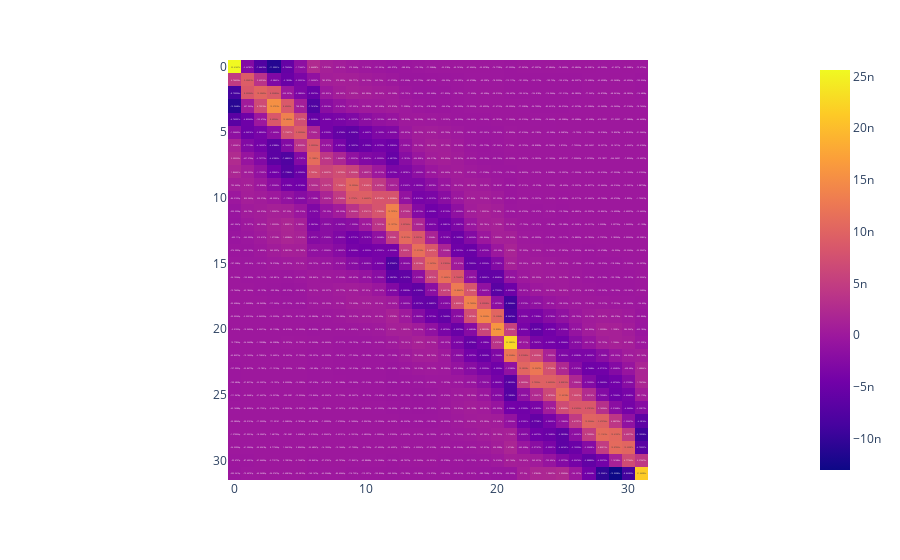

Write notebook code for a chart like this one.
### Code cell
fg = px.imshow(T_reg, text_auto=True) 
fg.show()
fg.write_html("T_reg.html")

### Figure 1 — Plotly figure (JSON) as saved in the notebook; plotly's stock layout.template omitted (floating-point values rounded to 4 significant figures; data arrays with more than 128 entries replaced by an {"elided": "..."} marker saying what was removed)
{"data": [{"coloraxis": "coloraxis", "hovertemplate": "x: %{x}<br>y: %{y}<br>color: %{z}<extra></extra>", "name": "0", "texttemplate": "%{z}", "type": "heatmap", "xaxis": "x", "yaxis": "y", "z": {"elided": "32x32 float values"}}], "layout": {"coloraxis": {"colorscale": [[0, "#0d0887"], [0.1111, "#46039f"], [0.2222, "#7201a8"], [0.3333, "#9c179e"], [0.4444, "#bd3786"], [0.5556, "#d8576b"], [0.6667, "#ed7953"], [0.7778, "#fb9f3a"], [0.8889, "#fdca26"], [1, "#f0f921"]]}, "margin": {"t": 60}, "xaxis": {"anchor": "y", "constrain": "domain", "domain": [0, 1], "scaleanchor": "y"}, "yaxis": {"anchor": "x", "autorange": "reversed", "constrain": "domain", "domain": [0, 1]}}}
